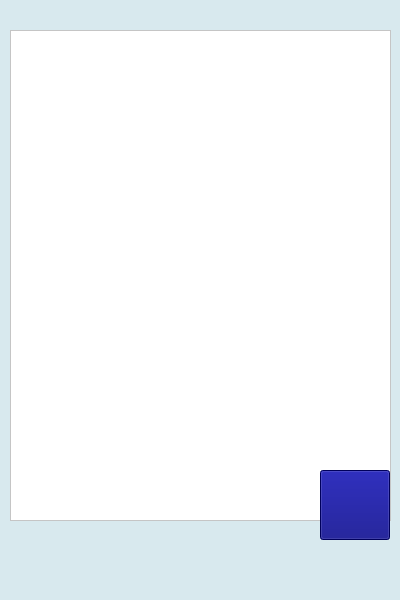
<?xml version="1.0" encoding="UTF-8"?>
<ui version="4.0">
 <class>MainWindow</class>
 <widget class="QMainWindow" name="MainWindow">
  <property name="geometry">
   <rect>
    <x>0</x>
    <y>0</y>
    <width>400</width>
    <height>600</height>
   </rect>
  </property>
  <property name="minimumSize">
   <size>
    <width>400</width>
    <height>600</height>
   </size>
  </property>
  <property name="maximumSize">
   <size>
    <width>400</width>
    <height>600</height>
   </size>
  </property>
  <property name="windowTitle">
   <string>Address Book</string>
  </property>
  <property name="styleSheet">
   <string notr="true">background-color: rgb(216, 233, 238);</string>
  </property>
  <widget class="QWidget" name="centralwidget">
   <widget class="QListWidget" name="listWidget">
    <property name="geometry">
     <rect>
      <x>10</x>
      <y>30</y>
      <width>381</width>
      <height>491</height>
     </rect>
    </property>
    <property name="styleSheet">
     <string notr="true">background-color: rgb(255, 255, 255);
color: black;</string>
    </property>
   </widget>
   <widget class="QPushButton" name="pushButton">
    <property name="geometry">
     <rect>
      <x>320</x>
      <y>470</y>
      <width>70</width>
      <height>70</height>
     </rect>
    </property>
    <property name="styleSheet">
     <string notr="true">background-color: rgb(0, 0, 127);</string>
    </property>
    <property name="text">
     <string/>
    </property>
    <property name="icon">
     <iconset resource="resource.qrc">
      <normaloff>:/images/images/add.png</normaloff>:/images/images/add.png</iconset>
    </property>
    <property name="iconSize">
     <size>
      <width>50</width>
      <height>50</height>
     </size>
    </property>
   </widget>
  </widget>
  <widget class="QMenuBar" name="menubar">
   <property name="geometry">
    <rect>
     <x>0</x>
     <y>0</y>
     <width>400</width>
     <height>25</height>
    </rect>
   </property>
  </widget>
  <widget class="QStatusBar" name="statusbar"/>
 </widget>
 <resources>
  <include location="resource.qrc"/>
 </resources>
 <connections/>
</ui>
